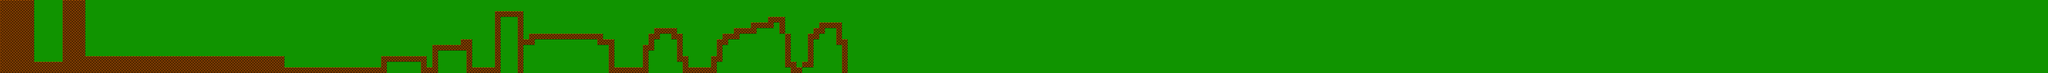

This is a level from a 2D game, rendered from its Tiled map with the project's own tilesets. A one-line summary and the map file follow, with tile-layer data summarised:
An orthogonal 360x13 tile map with 16x16 px tiles, 1 tile layer (BackGround) and 16 objects.

<map version="1.0" orientation="orthogonal" renderorder="right-down" width="360" height="13" tilewidth="16" tileheight="16" nextobjectid="41">
 <tileset firstgid="1" name="tileset_gutter" tilewidth="16" tileheight="16" spacing="2" margin="1" tilecount="924" columns="33">
  <image source="tileset_gutter.png" width="594" height="504" />
 </tileset>
 <layer name="BackGround" width="360" height="13">
  <data>[4680 cells, 4680 non-empty, 2 distinct tile ids]</data>
 </layer>
 <objectgroup name="ground">
  <object id="25" x="93" y="176" width="82" height="30" />
  <object id="26" x="240" y="161" width="559" height="46" />
  <object id="27" x="800" y="193" width="289" height="14" />
  <object id="28" x="1073" y="158" width="15" height="36" />
  <object id="29" x="1090" y="161" width="107" height="48" />
  <object id="30" x="1216" y="130" width="82" height="77" />
  <object id="31" x="1293" y="112" width="33" height="96" />
  <object id="32" x="1391" y="32" width="80" height="175" />
  <object id="33" x="45" y="95" />
  <object id="34" x="1" y="174" width="92" height="32" />
  <object id="35" x="800" y="113" width="35" height="81" />
  <object id="36" x="851" y="95" width="30" height="98" />
  <object id="37" x="898" y="31" width="30" height="162" />
  <object id="38" x="1008" y="33" width="32" height="160" />
  <object id="39" x="192" y="461" />
  <object id="40" x="176" y="456" />
 </objectgroup>
</map>
